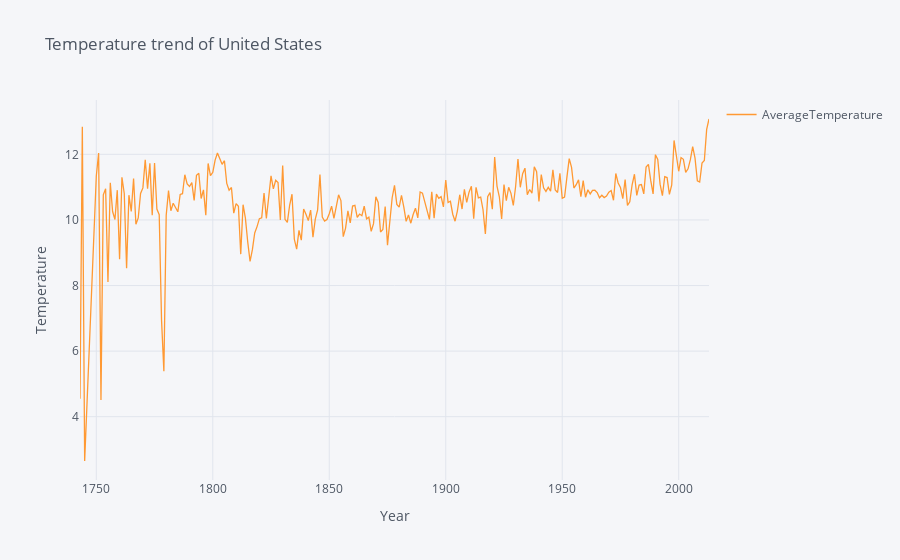

Notebook code for this chart:
### Code cell
take_input()

### Figure 1 — Plotly figure (JSON) as saved in the notebook; plotly's stock layout.template omitted (floating-point values rounded to 4 significant figures; data arrays with more than 128 entries replaced by an {"elided": "..."} marker saying what was removed)
{"data": [{"line": {"color": "rgba(255, 153, 51, 1.0)", "dash": "solid", "shape": "linear", "width": 1.3}, "mode": "lines", "name": "AverageTemperature", "text": "", "type": "scatter", "x": {"elided": "267 int values"}, "y": {"elided": "267 float values"}}], "layout": {"legend": {"bgcolor": "#F5F6F9", "font": {"color": "#4D5663"}}, "paper_bgcolor": "#F5F6F9", "plot_bgcolor": "#F5F6F9", "showlegend": true, "title": {"font": {"color": "#4D5663"}, "text": "Temperature trend of United States"}, "xaxis": {"gridcolor": "#E1E5ED", "showgrid": true, "tickfont": {"color": "#4D5663"}, "title": {"font": {"color": "#4D5663"}, "text": "Year"}, "zerolinecolor": "#E1E5ED"}, "yaxis": {"gridcolor": "#E1E5ED", "showgrid": true, "tickfont": {"color": "#4D5663"}, "title": {"font": {"color": "#4D5663"}, "text": "Temperature"}, "zerolinecolor": "#E1E5ED"}}}
